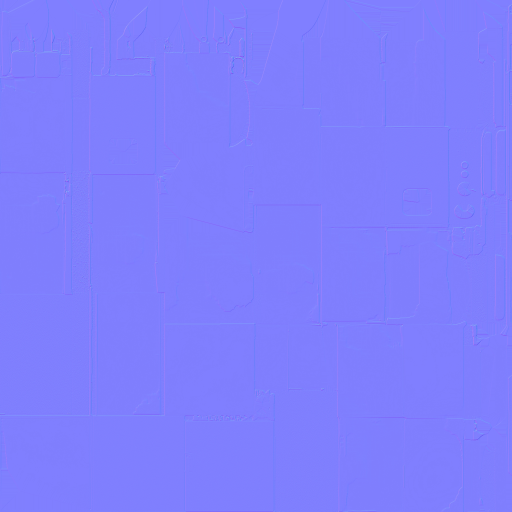
#> input picture tools/decokit/art/cabinet/atlas_2.png, 1024 x 1024 px, given in place of asphalt_road_v1.png, which was not available (shown at 1/2 size)
$ python ground_tex.py out.png
#> lines starting #> are read from the running program, lines starting #| are printed output that depends on the picture; pictures that were not available may be replaced by others from this repository, and a replacement may not be noted
### tools/decokit/unity_mats.py
"""Unity .mat files for the DecoKit materials the legacy kit never had (v0.17 accents, planets, beacon) and the ones retuned
by mats.WORLD_RETUNE. Data-driven from decokit_materials.json (= mats.LIB); no bpy. Written to <out>/Materials/<name>.mat + .meta.

Which: untextured enamel / metal / emit rows with no .mat in the legacy kit root (the DecoKit the catalogue reads), plus the
retuned names. A name the legacy kit has (the retuned ones) keeps the legacy guid (prefabs and importers bind by it), read from
the legacy root: unity/Assets/Suborned/Kit is git-ignored and only there after `bun run kit`, so a fresh checkout gave other
bytes. A new name gets a guid derived from the name, so the same table gives the same bytes. URP Lit, the layout of the kit's existing mats."""

import hashlib
import json
import os
import re
from pathlib import Path

LIT = "2529b42165e1d45a8bcfb0013bb5aba3"       # the shader guid every kit .mat uses (Complex Lit for enamel: 206122...)
COMPLEX = "206122040e60d470e92cddeccf1aacf6"
SUPPORTED = ("enamel", "metal", "brass", "emit", "ceramic", "stone", "chrome", "rubber")


# [13 lines left out: functions legacy_roots, legacy_mats, not called in this run]


def tex_guid(file):
    """The guid of a texture this generator writes (ground_tex.py, lit_art_text): derived from the file name, so the same table gives the same bytes."""
    return hashlib.md5(f"suborned.decokit.tex/{file}".encode()).hexdigest()


def _lin(c):
    return c / 12.92 if c <= 0.04045 else ((c + 0.055) / 1.055) ** 2.4


def _f(x):
    return f"{x:.8g}"


# [7 lines left out: function _guid, not called in this run]


def _fid(name):
    return -int.from_bytes(hashlib.sha256(f"suborned.decokit.matversion/{name}".encode()).digest()[:8], "big") >> 1 or -1


# [36 lines left out: function mat_text, not called in this run]


def meta_text(name, legacy):
    return ("fileFormatVersion: 2\nguid: " + _guid(name, legacy) + "\nNativeFormatImporter:\n  externalObjects: {}\n  mainObjectFileID: 2100000\n  userData: \n"
            "  assetBundleName: \n  assetBundleVariant: \n")


# [136 lines left out: functions clear_text, film_text, lit_art_text, pbr_text, robot_enamel_text, write, not called in this run]

### tools/decokit/ground_tex.py
"""Ground textures at the budget (brief 026 round 1, Vela): the old DecoKit's asphalt, granite kerb, gutter setts, paving flags and lawn,
ported from the store's derived sheets (SourceArt/DecoKit/Textures/derived, read-only) to the sizes the Air can afford, recoloured to the
26 Sep paintings, plus a park path made here. No bpy: python3 tools/decokit/ground_tex.py [out_dir]  (run.ts runs it before Blender).

Writes <out_dir>/ground_<role>_v1[_normal|_mask].png, the detail pair ground_asphalt_detail_v1[_normal].png, each with a .meta (a guid derived
from the file name, so the same input gives the same bytes; sRGB, normal-map type, BC7 / BC5 on Standalone, aniso 16) and ground.json (the
role table: file sizes, texels, BC7-with-mips MiB, tile metres, colours measured before and after). The budget is a table in this file.

Maps (Unity URP Lit, as the old kit): albedo sRGB; _normal OpenGL tangent (green up); _mask = R metallic 0, G occlusion, A smoothness
(the old pave sheets' packing, read as _MetallicGlossMap + _OcclusionMap). Sheets are periodic, so a mesh with UV = world metres / tile tiles seamlessly.

Colour: the sources were graded for the old city's HDRI. Each is moved (power curve per channel, so contrast and hue structure stay) to the mean of
the painting it must match: the 26 Sep mission block's road #797374 / #696970, its paving #D3CAB5..#E2D4C0, kerb and gutter paler and warmer than the
old blue-grey granite (the paintings' kerb is the pavement stone), lawn a green in the palms-and-hedges family (hue 108, brief 048). TARGET below holds each hex and why.
"""

import hashlib
import json
import math
import os
import sys
from pathlib import Path

import numpy as np
from PIL import Image

sys.path.insert(0, str(Path(__file__).parent))
from unity_mats import tex_guid  # noqa: E402  (no bpy there)

REPO = Path(__file__).resolve().parents[2]
STORE = Path(os.environ.get("SUBORNED_STORE", "~/Projects/the-suborned-store")).expanduser() / "source-art/DecoKit/Textures"
DER = STORE / "derived"
OUT = Path(sys.argv[1] if len(sys.argv) > 1 else os.environ.get("DECOKIT_GROUND") or REPO / "out/decokit-ground")

# name -> (target mean sRGB hex of the albedo, why)
TARGET = {
    "asphalt": ("#79757A", "painting road samples #797374 / #696970: warm-leaning violet grey; the old sheet was #807B74"),
    "kerb": ("#D0C9BB", "the paintings' kerb is the pavement stone, a touch greyer for form; the old granite was blue-grey #A2A9B7"),
    "gutter": ("#8D8A88", "darker than the kerb, a trace of the old setts' blue (#738497) kept so the kerb line reads"),
    "pavement": ("#D5CBB8", "painting paving #D3CAB5 / #CCBEAC / #E2D4C0; the old flags were #DFD5C7"),
    "lawn": ("#64875A", "hue 108 (brief 048, Glint: the long view sampled hue 71, olive; the old #74875A sat at hue 85): same value and saturation, hue turned toward the palms and hedges. Before: painted foliage olive, less saturated (round 2): the old #638449 and round 1 #6D8A4B read loud; stripes softened to 45 percent in lawn_soften"),
    "path": ("#D8CAAB", "warm sand hoggin, one step darker than the paving so a path reads against it"),
}

# role -> list of (suffix, size (w, h), kind) ; kind: a (albedo) n (normal) m (mask). Texels * 4/3 (mips) * 1 byte (BC7 / BC5).
PLAN = {
    "asphalt": dict(tile=(16.0, 16.0), src="asphalt_road_v1", maps=[("", (2048, 2048), "a"), ("_normal", (512, 512), "n"), ("_mask", (512, 512), "m")]),
    "asphalt_detail": dict(tile=(1.5, 1.5), src="asphalt_fine_v1", maps=[("", (512, 512), "da"), ("_normal", (1024, 1024), "n")]),
    "kerb": dict(tile=(0.5, 0.5), src="granite_kerb_v1", maps=[("", (512, 512), "a"), ("_normal", (512, 512), "n"), ("_mask", (256, 256), "m")]),
    "gutter": dict(tile=(4.0, 0.375), src="gutter_setts_v1", maps=[("", (2048, 192), "a"), ("_normal", (2048, 192), "n"), ("_mask", (2048, 192), "m")]),
    "pavement": dict(tile=(4.0, 4.0), src="pave_flags_v1", maps=[("", (2048, 2048), "a"), ("_normal", (1024, 1024), "n"), ("_mask", (512, 512), "m")]),
    "lawn": dict(tile=(8.0, 8.0), src="lawn_v1", maps=[("", (1536, 1536), "a"), ("_normal", (512, 512), "n")]),
    "path": dict(tile=(2.0, 2.0), src=None, maps=[("", (1024, 1024), "a"), ("_normal", (512, 512), "n")]),
}
# Reused as they are (already in the kit, already counted at their own size; DK_Terrazzo_Ivory is in unity/Assets/Suborned/Kit): the terrazzo pair, 1024 albedo + 1024 normal each.
REUSED = {"terrazzo_ivory_v1": [(1024, 1024), (1024, 1024)], "terrazzo_seafoam_v1": [(1024, 1024), (1024, 1024)]}
BUDGET_MIB = 30.0


def srgb_to_lin(c):
    return np.where(c <= 0.04045, c / 12.92, ((c + 0.055) / 1.055) ** 2.4)


def lin_to_srgb(c):
    c = np.clip(c, 0, 1)
    return np.where(c <= 0.0031308, c * 12.92, 1.055 * c ** (1 / 2.4) - 0.055)


def hex_rgb(h):
    h = h.lstrip("#")
    return np.array([int(h[i:i + 2], 16) / 255 for i in (0, 2, 4)])


def mean_hex(a):
    return "#%02X%02X%02X" % tuple(int(round(x * 255)) for x in lin_to_srgb(srgb_to_lin(a).reshape(-1, 3).mean(0)))


# [15 lines left out: function recolour, not called in this run]


KEEP = {"asphalt": .3, "pavement": .5}  # chroma kept from the sheet (granite default .25): the road sheet's warm stains and patches read pink-brown in sun, so its chroma varies less; the mean stays #79757A


def recolour_grey(a, target_hex, keep=.25):
    """For granite (kerb, setts): the sheets' blue cast would turn to orange grout under a per-channel curve. Match the luminance mean with one curve, give it the
    target's hue, keep `keep` of the sheet's own chroma so crystals and joints still differ in colour."""
    keep = KEEP.get(ROLE[0], keep)
    lin = srgb_to_lin(a)
    lum = (lin * np.array([.2126, .7152, .0722])).sum(2)
    want = srgb_to_lin(hex_rgb(target_hex))
    wl = float((want * np.array([.2126, .7152, .0722])).sum())
    lo, hi = .05, 8.0
    for _ in range(40):
        g = (lo + hi) / 2
        if (lum ** g).mean() > wl:
            lo = g
        else:
            hi = g
    l2 = lum ** g
    tint = want / wl
    own = lin / np.maximum(lum[..., None], 1e-4)
    chroma = tint * (1 - keep) + own * keep
    return lin_to_srgb(l2[..., None] * chroma)


ROLE = [""]  # the role being built (recolour_grey reads its KEEP)


# [13 lines left out: function lawn_soften, not called in this run]


def load_rgb(name):
    return np.asarray(Image.open(DER / f"{name}.png").convert("RGB")).astype(np.float32) / 255


def resize(a, size, mode):
    """Lanczos in the right space: albedo in sRGB 8 bit as the import would; normals as vectors, renormalised; masks per channel."""
    w, h = size
    chans = a.shape[2]
    img = Image.fromarray((np.clip(a, 0, 1) * 255 + .5).astype(np.uint8), "RGBA" if chans == 4 else "RGB")
    if (w, h) != img.size:
        img = img.resize((w, h), Image.LANCZOS)
    out = np.asarray(img).astype(np.float32) / 255
    if mode == "n":
        v = out[..., :3] * 2 - 1
        v /= np.maximum(np.linalg.norm(v, axis=2, keepdims=True), 1e-6)
        out = v * .5 + .5
    return out


def save(path, a):
    arr = (np.clip(a, 0, 1) * 255 + .5).astype(np.uint8)
    Image.fromarray(arr, "RGBA" if arr.shape[2] == 4 else "RGB").save(path, optimize=True)


# [42 lines left out: functions normal_from_height, periodic_noise, make_path, not called in this run]


def asphalt_mask(alb512, nrm512):
    """The old road sheet had no mask (smoothness a flat .25). Stains and sealed patches are the darker, smoother tone; the grit's cavities occlude.
    A smoothness of .20 +- .08 reads as dry asphalt; R metallic 0."""
    lum = alb512.mean(2)
    dev = (lum - lum.mean()) / max(lum.std(), 1e-6)
    sm = np.clip(.20 - .03 * np.clip(dev, -2.5, 2.5), .12, .28)  # round 3: .18-.50 made glossy patches that read as water at grazing angles; asphalt is rough
    cav = np.clip((1 - nrm512[..., 2]) * 6, 0, 1)
    ao = 1 - .5 * cav
    return np.dstack([np.zeros_like(sm), ao, np.zeros_like(sm), sm])


# [6 lines left out: function detail_albedo, not called in this run]


def meta_text(file, kind, size):
    """TextureImporter .meta: a name-derived guid, sRGB for albedo, normal-map type, BC7 (BC5 for normals) on Standalone, trilinear, aniso 16, repeat."""
    srgb = kind == "a"  # the detail albedo is LINEAR: URP Lit multiplies it x2, so 128 imports as 0.5 and is neutral; sRGB would read 0.216 and darken the road 2.3x (Latch probe, out/asphalt-probe)
    ttype = 1 if kind == "n" else 0
    fmt = 27 if kind == "n" else 25  # BC5 / BC7 (1 byte a texel each)
    guid = tex_guid(file)
    plat = lambda target, over: (  # noqa: E731
        f"  - serializedVersion: 4\n    buildTarget: {target}\n    maxTextureSize: {max(size)}\n    resizeAlgorithm: 0\n    textureFormat: {fmt if over else -1}\n"
        f"    textureCompression: 3\n    compressionQuality: 100\n    crunchedCompression: 0\n    allowsAlphaSplitting: 0\n    overridden: {1 if over else 0}\n"
        "    ignorePlatformSupport: 0\n    androidETC2FallbackOverride: 0\n    forceMaximumCompressionQuality_BC6H_BC7: 1\n")
    return (f"fileFormatVersion: 2\nguid: {guid}\nTextureImporter:\n  internalIDToNameTable: []\n  externalObjects: {{}}\n  serializedVersion: 13\n  mipmaps:\n"
            f"    mipMapMode: 0\n    enableMipMap: 1\n    sRGBTexture: {1 if srgb else 0}\n    linearTexture: 0\n    fadeOut: 0\n    borderMipMap: 0\n"
            "    mipMapsPreserveCoverage: 0\n    alphaTestReferenceValue: 0.5\n    mipMapFadeDistanceStart: 1\n    mipMapFadeDistanceEnd: 3\n"
            "  bumpmap:\n    convertToNormalMap: 0\n    externalNormalMap: 0\n    heightScale: 0.25\n    normalMapFilter: 0\n    flipGreenChannel: 0\n"
            "  isReadable: 0\n  streamingMipmaps: 0\n  streamingMipmapsPriority: 0\n  vTOnly: 0\n  ignoreMipmapLimit: 0\n  grayScaleToAlpha: 0\n  generateCubemap: 6\n"
            "  cubemapConvolution: 0\n  seamlessCubemap: 0\n  textureFormat: 1\n"
            f"  maxTextureSize: {max(size)}\n  textureSettings:\n    serializedVersion: 2\n    filterMode: 2\n    aniso: 16\n    mipBias: 0\n    wrapU: 0\n    wrapV: 0\n    wrapW: 0\n"
            "  nPOTScale: 1\n  lightmap: 0\n  compressionQuality: 100\n  spriteMode: 0\n  spriteExtrude: 1\n  spriteMeshType: 1\n  alignment: 0\n"
            "  spritePivot: {x: 0.5, y: 0.5}\n  spritePixelsToUnits: 100\n  spriteBorder: {x: 0, y: 0, z: 0, w: 0}\n  spriteGenerateFallbackPhysicsShape: 1\n"
            f"  alphaUsage: {1 if kind == 'm' else 0}\n  alphaIsTransparency: 0\n  spriteTessellationMethod: 0\n  spriteTessellationDetail: -1\n  spriteGeometrySubdivision: -1\n  textureType: {ttype}\n"
            "  textureShape: 1\n  singleChannelComponent: 0\n  flipbookRows: 1\n  flipbookColumns: 1\n  maxTextureSizeSet: 1\n  compressionQualitySet: 1\n  textureFormatSet: 1\n"
            "  ignorePngGamma: 0\n  applyGammaDecoding: 0\n  swizzle: 50462976\n  cookieLightType: 0\n  platformSettings:\n"
            + plat("DefaultTexturePlatform", False) + plat("Standalone", True)
            + "  spriteSheet:\n    serializedVersion: 2\n    sprites: []\n    outline: []\n    customData: \n    physicsShape: []\n    bones: []\n    spriteID: \n"
            "    internalID: 0\n    vertices: []\n    indices: \n    edges: []\n    weights: []\n    secondaryTextures: []\n    spriteCustomMetadata:\n      entries: []\n"
            "    nameFileIdTable: {}\n  mipmapLimitGroupName: \n  pSDRemoveMatte: 0\n  userData: \n  assetBundleName: \n  assetBundleVariant: \n")


def build():
    OUT.mkdir(parents=True, exist_ok=True)
    rows, tot_texels, cache = {}, 0, {}
    for role, p in PLAN.items():
        stem = f"ground_{role}_v1" if role != "asphalt_detail" else "ground_asphalt_detail_v1"
        key = role.split("_")[0]
        before = after = None
        if role == "path":
            alb, nrm = make_path()
            srcs = {"a": alb, "n": nrm}
        else:
            alb_src = load_rgb(p["src"])
            nrm_src = load_rgb(p["src"] + "_normal")
#> call 2 of load_rgb, with name = 'asphalt_road_v1_normal'
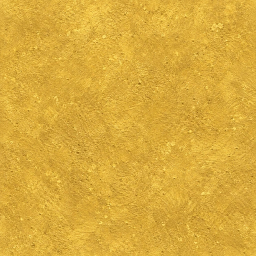
#> input picture tools/decokit/art/cabinet/gold_base.png, 256 x 256 px, given in place of asphalt_road_v1_normal.png, which was not available
            mask_src = None
            mp = DER / f"{p['src']}_mask.png"
            if mp.exists():
                mask_src = np.asarray(Image.open(mp).convert("RGBA")).astype(np.float32) / 255
            before = mean_hex(alb_src)
#> in srgb_to_lin, `return np.where(c <= 0.04045, c / 12.92, ((c + 0.055) / 1.055) ** 2.4)`:
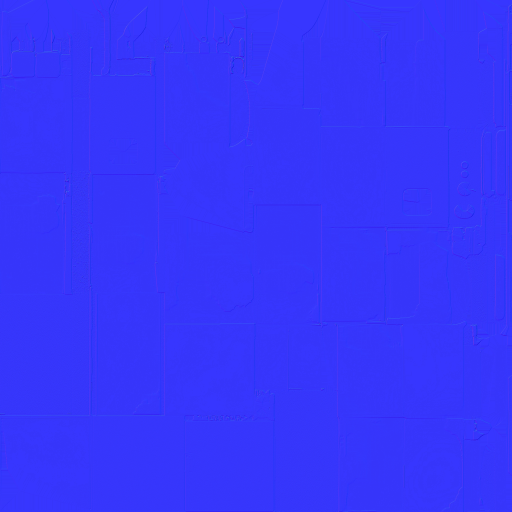
#> returned value: shape (1024, 1024, 3) float32 (shown at 1/2 size); mean of channels 0, 1, 2 0.215, 0.211, 0.992; drawn as R, G, B
#> in lin_to_srgb, `c = np.clip(c, 0, 1)`: c = [0.215, 0.211, 0.992]
#> before = '#807FFE'
            ROLE[0] = key
            if role == "lawn":
                alb_src = lawn_soften(alb_src)
            if role == "pavement":  # the slab tone drift repeats every 4 m and reads as a motif from the air: keep 70 percent of it (Latch also offsets / mirrors the UV per patch)
                mu = alb_src.reshape(-1, 3).mean(0)
                alb_src = np.clip(mu + (alb_src - mu) * .7, 0, 1)
            # pavement (brief 048, Vela): the per-channel power curve drove the flags' darkest 5 percent to hue 52 (olive grey #8A8879) while the mean sat at hue 39; in shade that
            # multiplied into the dark olive-brown Glint measured. One luminance curve with the target's hue and half the sheet's own chroma holds every tone at the cream hue.
            alb = alb_src if role == "asphalt_detail" else (recolour_grey if key in ("kerb", "gutter", "asphalt", "pavement") else recolour)(alb_src, TARGET[key][0])
#> in recolour_grey, `own = lin / np.maximum(lum[..., None], 1e-4)`:
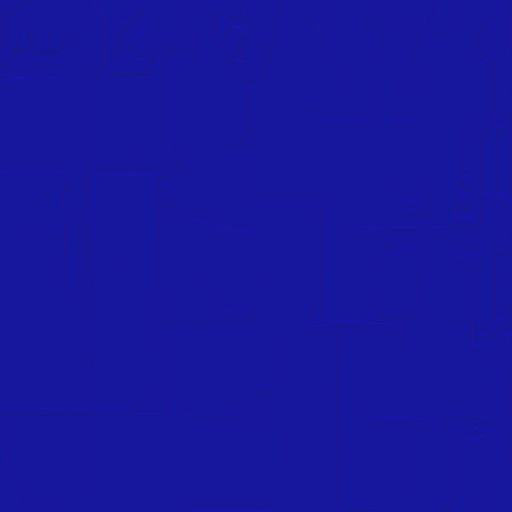
#> own: shape (1024, 1024, 3) float64 (shown at 1/2 size); mean R, G, B 0.798, 0.788, 3.69; drawn with min black and max white
#> in lin_to_srgb (call 2), `c = np.clip(c, 0, 1)`:
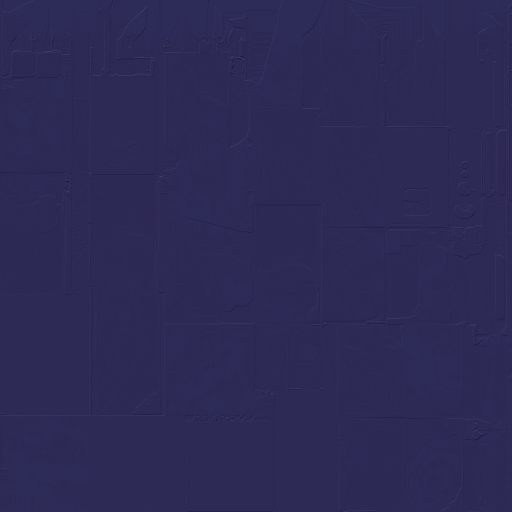
#> c: shape (1024, 1024, 3) float64 (shown at 1/2 size); mean of channels 0, 1, 2 0.177, 0.168, 0.338; drawn as R, G, B
#> in lin_to_srgb (call 2), `return np.where(c <= 0.0031308, c * 12.92, 1.055 * c ** (1 / 2.4) - 0...`:
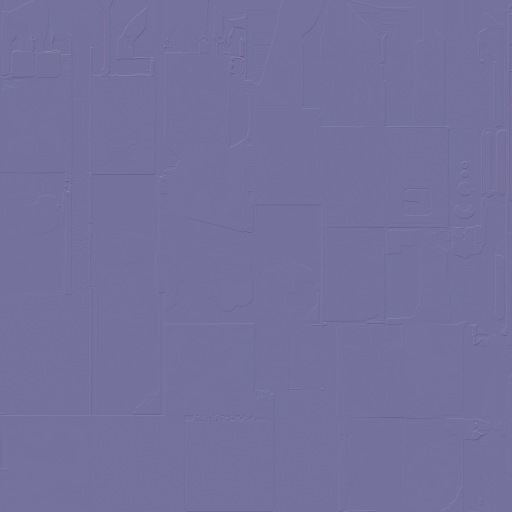
#> returned value: shape (1024, 1024, 3) float64 (shown at 1/2 size); mean of channels 0, 1, 2 0.458, 0.446, 0.616; drawn as R, G, B
            srcs = {"a": alb, "n": nrm_src, "m": mask_src}
        files = []
        for suffix, size, kind in p["maps"]:
            name = f"{stem}{suffix}.png"
            if kind == "da":
                img = detail_albedo(resize(alb, size, "a"))
            elif role == "asphalt_detail" and kind == "n":  # the fine-aggregate normal tilts up to 70 degrees: at street level on a rough-but-lit surface it ripples like water. Halve the tilt in the texture
                v = resize(data_n := srcs["n"], size, "n") * 2 - 1
                v[..., :2] *= .5
                v /= np.maximum(np.linalg.norm(v, axis=2, keepdims=True), 1e-6)
                img = v * .5 + .5
            elif kind == "m" and srcs.get("m") is None:  # asphalt: derived
                a512 = resize(srcs["a"], size, "a")
                n512 = resize(srcs["n"], size, "n")
                img = asphalt_mask(a512, n512)
            else:
                data = srcs["a" if kind == "a" else kind]
                img = resize(data, size, kind) if data.shape[:2] != size[::-1] else data
            save(OUT / name, img)
            (OUT / f"{name}.meta").write_text(meta_text(name, kind, size))
            bytes_ = os.path.getsize(OUT / name)
            texels = size[0] * size[1]
            files.append(dict(file=name, size=list(size), kind=kind, texels=texels, bc7MiB=round(texels * 4 / 3 / 2 ** 20, 2), pngBytes=bytes_, guid=tex_guid(name)))
            tot_texels += texels
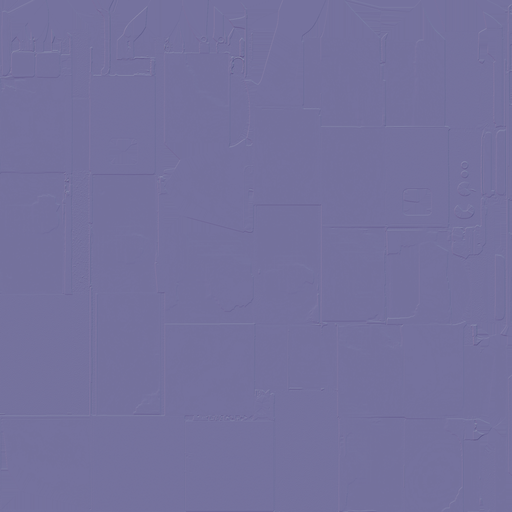
#> a512: shape (512, 512, 3) float32; mean R, G, B 0.457, 0.445, 0.615
#> after the loop, files = 3 items; tot_texels = 4718592
        after = mean_hex(np.asarray(Image.open(OUT / f"{stem}.png").convert("RGB")).astype(np.float32) / 255) if role != "asphalt_detail" else None
#> after = '#76729D'
        rows[role] = dict(tile=list(p["tile"]), source=p["src"] or "generated here (seeded numpy)", meanBefore=before, meanAfter=after,
                          target=TARGET.get(key, (None, ""))[0] if role != "asphalt_detail" else None, files=files)
    reused = [dict(file=f"{n}{s}.png", size=list(sz), texels=sz[0] * sz[1], bc7MiB=round(sz[0] * sz[1] * 4 / 3 / 2 ** 20, 2))
              for n, v in REUSED.items() for s, sz in zip(("", "_normal"), v)]
    new_mib = tot_texels * 4 / 3 / 2 ** 20
    re_mib = sum(r["bc7MiB"] for r in reused)
    table = dict(schema="suborned.ground/1", budgetMiB=BUDGET_MIB, newMiB=round(new_mib, 2), reusedMiB=round(re_mib, 2), totalMiB=round(new_mib + re_mib, 2),
                 note="BC7 / BC5 are 1 byte a texel; mips add 1/3. Textures are normal PNGs here; Unity compresses on import (Standalone override in each .meta).",
                 roles=rows, reused=reused)
    (OUT / "ground.json").write_text(json.dumps(table, indent=1))
    print(f"[ground] {len(rows)} roles, new {new_mib:.1f} MiB + reused terrazzo {re_mib:.1f} MiB = {new_mib + re_mib:.1f} MiB (budget {BUDGET_MIB}) -> {OUT}")
    return table


if __name__ == "__main__":
#> (the run stopped early here; a loop or call above may not have finished)
